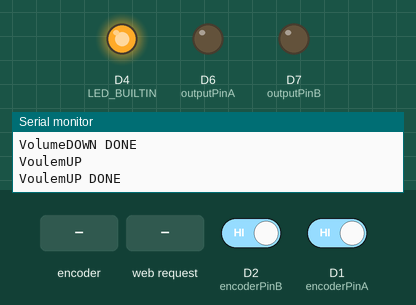
Recording of a sketch running on a simulated ESP8266 (NodeMCU). On the bench: output pins drawn as LEDs (lit = HIGH, except the on-board LED, lit = LOW), the last lines printed to the serial monitor. Dashed ring = blinking. Inputs (shaded band) come from the test bench; at power-on: D2 (encoderPinB) HIGH, D1 (encoderPinA) HIGH. WiFi joins after 1.5 s; servers stay silent unless stated.

Above: at 3.2 s.
3.3 s: rotary encoder on D1 (encoderPinA) / D2 (encoderPinB) turned 3 steps (first pin leading)
At 3.75 s:
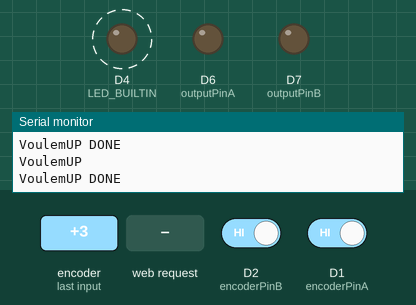
6.9 s: HTTP request GET /volume_up received
At 8.1 s:
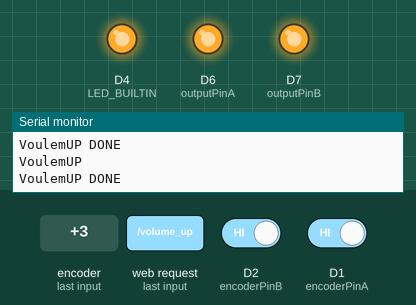
8.4 s: HTTP request GET /volume_down received
At 9.5 s:
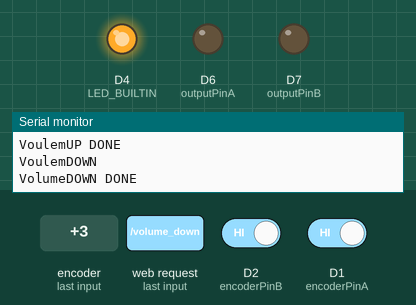
Timing chart, 0 to 10.9 s (numbered marks = the images above; inputs shaded):
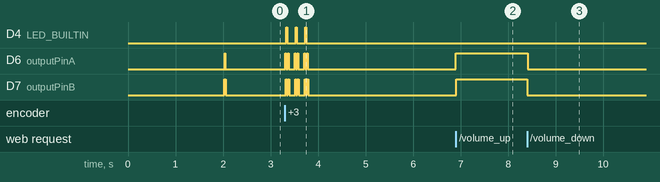

The sketch:

NodeMcuEncoderWebserver.ino
```cpp
#include <avr/pgmspace.h>
#include <Ethernet.h>
#include <ESP8266WiFi.h>
#include <WiFiClient.h>
#include <ESP8266WebServer.h>
#include <ESP8266mDNS.h>
#include <WiFiUdp.h>
#include <ArduinoOTA.h>
#include "index.h" //Our HTML webpage contents with javascripts

ESP8266WebServer server(80); //instantiate server at port 80 (http port)

const char *ssid = "du_Toit";
const char *password = "Master101!";
const char *host = "Encoder";

const bool pollingNotInterrupt = true; //Interrupts have to be fixed

int encoderPinA = D1;
int encoderPinB = D2;
int outputPinA = D6;
int outputPinB = D7;
volatile int encoderAPos = 0;
volatile int encoderANeg = 0;
volatile int encoderBPos = 0;
volatile int encoderBNeg = 0;
volatile int holdOnCountMax = 8000;
volatile int holdOffCountMax = 100;
volatile int encoderPinAHoldoff = holdOffCountMax; // false;
volatile int encoderPinBHoldoff = holdOffCountMax; // false;
volatile int8_t valueA = LOW;
volatile int8_t valueB = LOW;
volatile int8_t prevValueA = LOW;
volatile int8_t prevValueB = LOW;
volatile uint8_t ledBuiltin = 1;

void clearCounters()
{
  encoderAPos = 0;
  encoderANeg = 0;
  encoderBPos = 0;
  encoderBNeg = 0;
}

void toggleLed()
{
  // ledBuiltin ^= 1;
  // digitalWrite(LED_BUILTIN, ledBuiltin);
}

bool holdingA(uint8_t checkvalue)
{
  volatile uint64_t encoderPinAMaintain = 0;
  volatile uint64_t time = micros();
  bool currentCountBelow = true;
  int8_t valueBstart = digitalRead(encoderPinB);
  do
  {
    valueA = digitalRead(encoderPinA);
    valueB = digitalRead(encoderPinB);
    encoderPinAMaintain = micros() - time;
    currentCountBelow = (encoderPinAMaintain < holdOnCountMax);
  } while (valueA == checkvalue && currentCountBelow && valueBstart == valueB);

  if (valueA == checkvalue && !currentCountBelow)
  {
    return true;
  }
  else
  {
    return false;
  }
}

bool holdingB(uint8_t checkvalue)
{
  volatile uint64_t encoderPinBMaintain = 0; // false;
  volatile uint64_t time = micros();
  bool currentCountBelow = true;
  int8_t valueAstart = digitalRead(encoderPinA);
  do
  {
    valueB = digitalRead(encoderPinB);
    valueA = digitalRead(encoderPinA);
    encoderPinBMaintain = micros() - time;
    currentCountBelow = (encoderPinBMaintain < holdOnCountMax);
  } while (valueB == checkvalue && currentCountBelow && valueAstart == valueA);

  if (valueB == checkvalue && !currentCountBelow)
  {
    return true;
  }
  else
  {
    return false;
  }
}

void checkA()
{
  valueB = digitalRead(encoderPinB);
  valueA = digitalRead(encoderPinA);
  if (valueA == 1) //rising edge
  {
    if (holdingA(1))
    {
      toggleLed();
      if (valueB == 1)
      {
        encoderAPos++;
        volumeDown();
      }
      else
      {
        encoderANeg++;
        volumeUp();
      }
    }
  }
  if (valueA == 0) //falling edge
  {
    if (holdingA(0))
    {
      toggleLed();
      if (valueB == 0)
      {
        encoderAPos++;
        volumeDown();
      }
      else
      {
        encoderANeg++;
        volumeUp();
      }
    }
  }
}

void checkB()
{
  valueB = digitalRead(encoderPinB);
  valueA = digitalRead(encoderPinA);
  if (valueB == 1) //rising edge
  {
    if (holdingB(1))
    {
      toggleLed();
      if (valueA == 1)
      {
        encoderBNeg++;
        volumeUp();
      }
      else
      {
        encoderBPos++;
        volumeDown();
      }
    }
  }
  if (valueB == 0) //falling edge
  {
    if (holdingB(0))
    {
      toggleLed();
      if (valueA == 0)
      {
        encoderBNeg++;
        volumeUp();
      }
      else
      {
        encoderBPos++;
        volumeDown();
      }
    }
  }
}

void EncoderLoop()
{
  encoderPinAHoldoff++;
  encoderPinBHoldoff++;

  if (pollingNotInterrupt == true)
  {
    valueB = digitalRead(encoderPinB);
    valueA = digitalRead(encoderPinA);

    int8_t changeA = (valueA ^ prevValueA);
    int8_t changeB = (valueB ^ prevValueB);

    if (valueA == 0 && valueB == 0)
    {
      if (ledBuiltin == 0)
      {
        digitalWrite(LED_BUILTIN, 1);
      }
      ledBuiltin = 1;
    }
    else
    {
      if (ledBuiltin == 1)
      {
        digitalWrite(LED_BUILTIN, 0);
      }
      ledBuiltin = 0;
    }

    if (changeA == 1)
    {
      checkA();
    }

    if (changeB == 1)
    {
      checkB();
    }
    prevValueA = valueA;
    prevValueB = valueB;
  }
}
ICACHE_RAM_ATTR void ChangeA()
{
  noInterrupts();
  checkA();
  interrupts();
}
ICACHE_RAM_ATTR void ChangeB()
{
  noInterrupts();
  checkB();
  interrupts();
}

void loop()
{
  ArduinoOTA.handle();
  EncoderLoop();
  server.handleClient();
}

void handleRoot()
{
  // String s = MAIN_page; //Read HTML contents
  server.send(200, "text/html", FPSTR(MAIN_page)); //Send web page
}

void getEncoder()
{
  // read some values and convert to string
  String stringOne = "fowardA: ";
  stringOne += encoderAPos;
  stringOne += ", forwardB: ";
  stringOne += encoderBPos;
  stringOne += "\r\n<br>, backwardA: ";
  stringOne += encoderANeg;
  stringOne += ", backwardB: ";
  stringOne += encoderBNeg;
  // Serial.println("WebRequest: " + stringOne);
  server.send(200, "text/plane", stringOne); //Send value only to client ajax request
}

void handleForm()
{
  String holdOnCount = server.arg("holdOnCount");
  if (holdOnCount.length() > 0)
  {
    Serial.print("holdOnCount:");
    Serial.println(holdOnCount);
    holdOnCountMax = holdOnCount.toDouble();

    String s = "<div>holdOnCountMax set to " + holdOnCount + "</div><a href='/'> Go Back </a>";
    server.send(200, "text/html", s); //Send web page
  }

  String holdOffCount = server.arg("holdOffCount");
  if (holdOffCount.length() > 0)
  {
    Serial.print("holdOffCount:");
    Serial.println(holdOffCount);
    holdOffCountMax = holdOffCount.toDouble();

    String s = "<div>holdOffCountMax set to " + holdOffCount + "</div><a href='/'> Go Back </a>";
    server.send(200, "text/html", s); //Send web page
  }

  clearCounters();
}

void delayCycle()
{
  int countTime = 0;
  int countFirst = micros();
  do
  {
    countTime = micros() - countFirst;
  } while (countTime < (holdOnCountMax));
}

bool volumeBusy = false;
void volumeUpCommand()
{
  volumeUp();
  server.send(200, "text/html", ""); //Send web page
}
void volumeUp()
{
  if (volumeBusy == false)
  {
    volumeBusy = true;

    Serial.println("VoulemUP");

    int valueAcurrent = digitalRead(outputPinA);
    if (valueAcurrent == HIGH)
    {
      digitalWrite(outputPinA, LOW);
      delayCycle();
      digitalWrite(outputPinB, LOW);
      delayCycle();
    }
    else //if(valueAcurrent == LOW)
    {
      digitalWrite(outputPinA, HIGH);
      delayCycle();
      digitalWrite(outputPinB, HIGH);
      delayCycle();
    }

    Serial.println("VoulemUP DONE");

    encoderBPos++;
    encoderAPos++;

    volumeBusy = false;
  }
}

void volumeDownCommand()
{
  volumeDown();
  server.send(200, "text/html", ""); //Send web page
}
void volumeDown()
{
  if (volumeBusy == false)
  {
    volumeBusy = true;

    Serial.println("VoulemDOWN");

    int valueBcurrent = digitalRead(outputPinB);
    if (valueBcurrent == HIGH)
    {
      digitalWrite(outputPinB, LOW);
      delayCycle();
      digitalWrite(outputPinA, LOW);
      delayCycle();
    }
    else //if(valueBcurrent == LOW)
    {
      digitalWrite(outputPinB, HIGH);
      delayCycle();
      digitalWrite(outputPinA, HIGH);
      delayCycle();
    }

    Serial.println("VolumeDOWN DONE");

    encoderBNeg++;
    encoderANeg++;

    volumeBusy = false;
  }
}

void volumeSet()
{
  String message = "";
  if (server.arg("volumestep") == "" || server.arg("upOrDown") == "")
  { //Parameter not found
    message = "volumestep Argument not found";
    server.send(400, "text/plain", message); //Returns the HTTP response
  }
  else
  { //Parameter found
    message = "volumestep Argument = ";
    message += server.arg("volumestep"); //Gets the value of the query parameter
    int volumestep = server.arg("volumestep").toInt();
    String upOrDown = server.arg("upOrDown");
    for (size_t i = 0; i < volumestep; i++)
    {
      if(upOrDown == "true"){
        volumeUp();
      }else{
        volumeDown();
      }
      server.send(200, "text/plain", message); //Returns the HTTP response
    }
  }
}
void setupWifi()
{
  delay(10);
  // We start by connecting to a WiFi network
  Serial.println();
  Serial.print("Connecting to ");
  Serial.println(ssid);

  WiFi.mode(WIFI_STA);
  WiFi.begin(ssid, password);

  // Wait for connection
  while (WiFi.status() != WL_CONNECTED)
  {
    delay(1000);
    Serial.print(".");
  }
  Serial.println("");
  Serial.print("Connected to ");
  Serial.println(ssid);
  Serial.print("IP address: ");
  Serial.println(WiFi.localIP());

  server.on("/", handleRoot); //Which routine to handle at root location. This is display page
  server.on("/getEncoder", getEncoder);
  server.on("/action_page", handleForm);        //form action is handled here
  server.on("/volume_up", volumeUpCommand);     //form action is handled here
  server.on("/volume_down", volumeDownCommand); //form action is handled here
  server.on("/volume_set", volumeSet);          //form action is handled here

  server.begin();
  Serial.println("Web server started!");
}

void setupOta()
{
  Serial.println("setupOta");

  ArduinoOTA.setHostname(host);
  ArduinoOTA.onStart([]() { // switch off all the PWMs during upgrade
    Serial.println("onStart");
  });

  ArduinoOTA.onEnd([]() { // do a fancy thing with our board led at end
    Serial.println("onEnd");
  });

  ArduinoOTA.onError([](ota_error_t error)
                     {
                       (void)error;
                       Serial.println("onError");
                       ESP.restart();
                     });

  /* setup the OTA server */
  ArduinoOTA.begin();
  Serial.println("Ready");
}

void encoderSetup()
{
  pinMode(outputPinA, OUTPUT_OPEN_DRAIN);
  pinMode(outputPinB, OUTPUT_OPEN_DRAIN);

  pinMode(LED_BUILTIN, OUTPUT);
  digitalWrite(LED_BUILTIN, HIGH);

  pinMode(encoderPinA, INPUT_PULLUP);
  pinMode(encoderPinB, INPUT_PULLUP);

  if (pollingNotInterrupt == false)
  {
    attachInterrupt(digitalPinToInterrupt(encoderPinA), ChangeA, RISING);
    attachInterrupt(digitalPinToInterrupt(encoderPinB), ChangeB, RISING);
  }
  Serial.println(String(encoderAPos));
  Serial.println(String(valueA));
  Serial.println(String(valueB));
}

void setup()
{
  Serial.begin(115200);
  setupWifi();
  setupOta();
  encoderSetup();
}
```

index.h
```cpp
const static char MAIN_page[] PROGMEM = R"=====(
<!DOCTYPE html>
<html>

<body>
  <div id="encoder">
    <h1>The ESP8266 NodeMCU + Encoder</h1>
  </div>
  <div>
    Encoder count : <span id="EncoderValues">0</span><br>
  </div>
  <div>
    <form action="/action_page">
      Hold on count: <input type="text" name="holdOnCount">
      <input type="submit" value="Submit">
    </form><br>
  </div>
  <div>
    <form action="/action_page">
      Hold off count: <input type="text" name="holdOffCount">
      <input type="submit" value="Submit">
    </form><br>
  </div>
  <div>
    <button onclick="voluemUpJS()">Volume Up</button><br>
  </div>
  <br>
  <div>
    <button onclick="voluemDownJS()">Volume Down</button><br>
  </div>
  <br>
  <div>
    <input type="text" id="volumeAmount" name="volumeAmount" value="1">
    <input type="checkbox" id="upOrDown" name="upOrDown"checked> <label for="upOrDown">Volume Up (or Down)</label>
    <button onclick="voluemSetJS()">Volume Set</button><br>
  <br>
  </div>
  <script>

    setInterval(function () {
      getEncoder();
    }, 10000); //1000mSeconds update rate

    function getEncoder() {
      var xhttp = new XMLHttpRequest();
      xhttp.onreadystatechange = function () {
        if (this.readyState == 4 && this.status == 200) {
          document.getElementById("EncoderValues").innerHTML = this.responseText;
        }
      };
      xhttp.open("GET", "getEncoder", true);
      xhttp.send();
    }

    function voluemUpJS() {
      var xhttp = new XMLHttpRequest();
      xhttp.open("GET", "volume_up", false);
      xhttp.send();
    }

    function voluemDownJS(){
      var xhttp = new XMLHttpRequest();
      xhttp.open("GET", "volume_down", false);
      xhttp.send();
    }

    function voluemSetJS(){
      var xhttp = new XMLHttpRequest();
      var volumeAmount = document.getElementById("volumeAmount").value;
      var upOrDown = document.getElementById("upOrDown").checked;
      console.log("volumeAmount = " + volumeAmount + ", upOrDown = " + upOrDown);
      var params = "volumestep=" + volumeAmount + "&upOrDown=" + upOrDown;
      // var params = JSON.stringify({ volumestep:  volumeAmount});
      xhttp.open("POST", "volume_set", false);
      xhttp.setRequestHeader("Content-Type", "application/x-www-form-urlencoded");
      xhttp.send(params);
    }

  </script>

</body>

</html>
)=====";
```

Measured:
- after the input at 3.3 s, D4 (LED_BUILTIN): alternates HIGH for 0.02 s and LOW for 0.18 s, 6 changes in all, then stays LOW, starting at once; D6 (outputPinA), D7 (outputPinB): LOW → HIGH at once, then repeats every 0.20 s: LOW 0.03 s, HIGH 0.02 s, LOW 0.13 s, HIGH 0.02 s, until it stays LOW from 3.8 s
- after the input at 6.9 s, D6 (outputPinA), D7 (outputPinB): LOW → HIGH at once
- after the input at 8.4 s, D6 (outputPinA), D7 (outputPinB): HIGH → LOW at once
